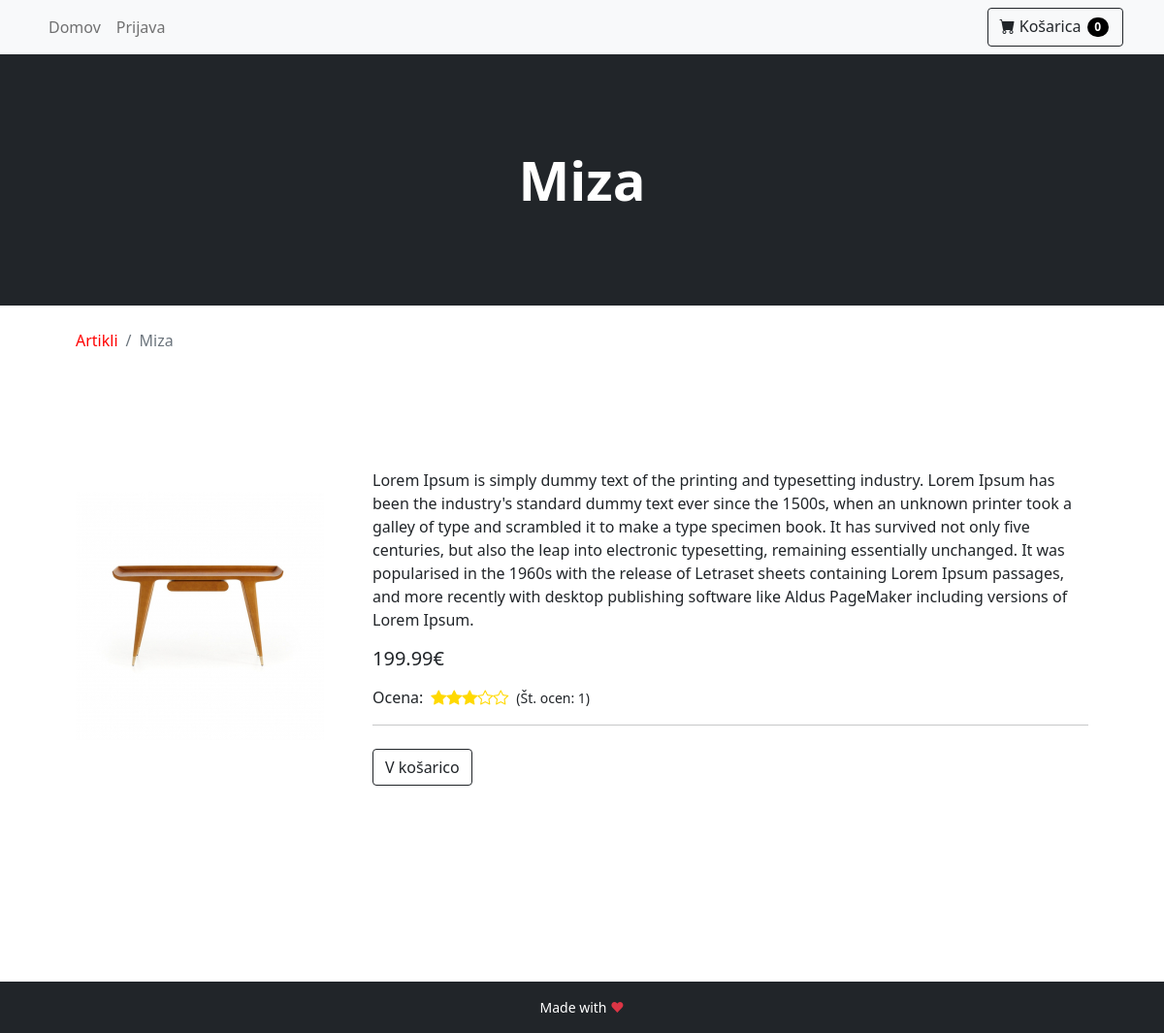
The page /index.php/product?id=2 on the database its author committed.
### tables this page shows
CREATE TABLE IF NOT EXISTS `article` (
    `id` INT AUTO_INCREMENT PRIMARY KEY,
    `title` TEXT NOT NULL,
    `description` TEXT NOT NULL,
    `price` FLOAT NOT NULL,
    `photo` TEXT NOT NULL,
    `review` INT NOT NULL,
    `sumReview` INT NOT NULL,
    `numReview` INT NOT NULL
);

### ViewHelper.php (called while the page is built, shortened)
<?php
class ViewHelper {
    public static function render($file, $variables = array()) {
        extract($variables);
        include($file);
        return ob_get_clean();
    }
}

### model/database_init.php (called while the page is built, shortened)
<?php
class DBInit {
    private static $host = "localhost";
    private static $user = "root";
    private static $password = "ep";
    private static $schema = "webshop";
    private static $instance = null;
    public static function getInstance() {
        if (!self::$instance) {
            $config = "mysql:host=" . self::$host
                    . ";dbname=" . self::$schema;
            $options = array(
                PDO::ATTR_ERRMODE => PDO::ERRMODE_EXCEPTION,
                PDO::ATTR_DEFAULT_FETCH_MODE => PDO::FETCH_ASSOC,
                PDO::ATTR_PERSISTENT => true,
                PDO::MYSQL_ATTR_INIT_COMMAND => 'SET NAMES utf8'
            );
            self::$instance = new PDO($config, self::$user, self::$password, $options);
        }
        return self::$instance;
    }
}

### model/AbstractDB.php (called while the page is built, shortened)
<?php
require_once 'model/database_init.php';
abstract class AbstractDB {
    protected static $dbh = null;
    public static function getConnection() {
        if (is_null(self::$dbh)) {
            self::$dbh = DBInit::getInstance();
        }
        return self::$dbh;
    }
    protected static function query($sql, array $params = array()) {
        $stmt = self::getConnection()->prepare($sql);
        $params_filtered = self::filterParams($sql, $params);
        $stmt->execute($params_filtered);
        return $stmt->fetchAll();
    }
    protected static function filterParams($sql, array $params) {
        $params_altered = self::alterKeys($params);
        $sql_split = preg_split("/[\(\) ,]/", $sql);
        $sql_params = array_values(preg_grep('/^:/', $sql_split));
        $result = array();
        foreach ($sql_params as $key => $value) {
            if (isset($params_altered[$value])) {
                $result[$value] = $params_altered[$value];
            }
        }
        return $result;
    }
    protected static function alterKeys(array $params) {
        $result = array();
        foreach ($params as $key => $value) {
            $result[':' . $key] = $value;
        }
        return $result;
    }
}

### model/ArticleDB.php (called while the page is built, shortened)
<?php
require_once 'model/AbstractDB.php';
class ArticleDB extends AbstractDB {
    public static function get(array $id) {
        $articles = parent::query("SELECT id, title, description, price, photo, review, sumReview, numReview"
                        . " FROM article"
                        . " WHERE id = :id", $id);
        if (count($articles) == 1) {
            return $articles[0];
        } else {
            throw new InvalidArgumentException("No such article");
        }
    }
}

### view/product.php (the view, shortened to what this page needs)
<!doctype html>
<html lang="en">
    <head>
        <link href="../public/css/style.css" rel="stylesheet" />
        <link href="https://cdn.jsdelivr.net/npm/bootstrap@5.1.3/dist/css/bootstrap.min.css" rel="stylesheet"
>
        <link href="https://cdn.jsdelivr.net/npm/bootstrap-icons@1.5.0/font/bootstrap-icons.css" rel="stylesheet" />
    </head>
    <body>
        <?php include("layout/navbar.php") ?>
        <header class="bg-dark py-5">
            <div class="container px-4 px-lg-5 my-5">
                <div class="text-center text-white">
                    <h1 class="display-4 fw-bolder"><?= $article["title"] ?></h1>
                </div>
            </div>
        </header>
        <div class="container container-product px-4 px-lg-5 mt-4">
            <nav aria-label="breadcrumb">
                <ol class="breadcrumb">
                    <li class="breadcrumb-item"><a href="<?= BASE_URL . "" ?>">Artikli</a></li>
                    <li class="breadcrumb-item active"><?= $article["title"] ?></li>
                </ol>
            </nav>
            <section class="mb-5 pb-5">
                <div class="product-row my-5 py-5">
                    <div class="product-image pt-5">
                        <img src="../public/assets/<?= $article["photo"] ?>">
                    </div>
                    <div class="product-description">
                        <p class="pt-4"><?= $article["description"] ?>
                        </p>
                        <h5 class="my-3"><?= $article["price"] ?>€</h5>
                        <div class="product-rating align-items-center">
                            <span>Ocena: </span>
                            <div class="product-stars mx-2">
                                <?php
                                $empty = 5 - $article["review"];
                                for ($i = 0; $i < $article["review"]; $i++) {
                                    echo '<div class="bi-star-fill"></div>';
                                }
                                for ($i = 0; $i < $empty; $i++) {
                                    echo '<div class="bi-star"></div>';
                                }
                                ?>
                            </div>
                            <italic class="small">(Št. ocen: <?= $article["numReview"] ?>)</italic>
                        </div>
                        <hr>
                        <form action="<?= BASE_URL . "cart" ?>" method="POST">
                            <button class="btn btn-outline-dark my-2" type="submit">V košarico</button>
                        </form>
                    </div>
                </div>
            </section>
        </div>
        <?php include("layout/footer.php") ?>
    </body>
</html>

### public/css/style.css (style rules this page uses)
.product-row { display: flex; flex-direction: row; gap: 50px; }
.product-rating { display: flex; flex-direction: row; }
.product-stars { display: flex; justify-content: left; color: rgb(255, 217, 0); }
.breadcrumb-item a { text-decoration: none; color: red; }

### rows shown on the page
article: title "Miza", photo (picture), description "Lorem Ipsum is simply dummy text of the printing and typesetting industry. Lorem Ipsum has been the industry's standard dummy text ever since the 1500s, when an unknown printer took a galley of type and scrambled it to make a type specimen book. It has survived not only five centuries, but also the leap into electronic typesetting, remaining essentially unchanged. It was popularised in the 1960s with the release of Letraset sheets containing Lorem Ipsum passages, and more recently with desktop publishing software like Aldus PageMaker including versions of Lorem Ipsum.", price "199.99", review 3 (drawn), numReview "1"
